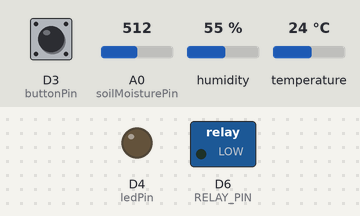
Bench run of a program on a simulated ESP8266 (NodeMCU). On the bench: switched loads named in the program (green lamp = pin HIGH), output pins drawn as LEDs (lit = HIGH). The test bench sets the inputs (shaded band); at power-on: A0 (soilMoisturePin) = 512, D3 (buttonPin) HIGH, humidity 55 %, temperature 24 °C. WiFi joins after 1.5 s; servers stay silent unless stated; what the program prints to the serial monitor is not drawn.

Above: at 3.0 s.
3.1 s: A0 (soilMoisturePin) set to 787
4.6 s: A0 (soilMoisturePin) set to 811
At 5.8 s:
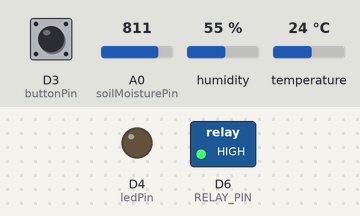
6.1 s: A0 (soilMoisturePin) set to 790
At 7.1 s:
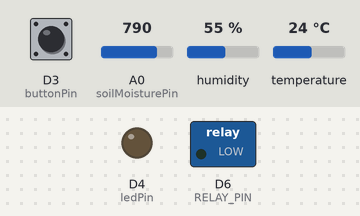
Timing chart, 0 to 9.1 s (numbered marks = the images above; inputs shaded):
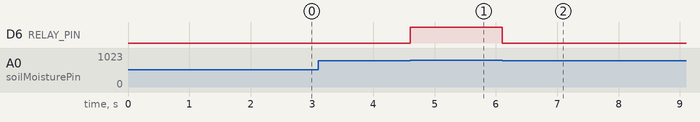

The program:

main.cpp
```cpp
#define BLYNK_TEMPLATE_ID ""                         //ใส่ ID Template ของตัว Blynk
#define BLYNK_TEMPLATE_NAME ""                 //ใส่ ชื่อ Template ของตัว Blynk
#define BLYNK_AUTH_TOKEN ""       //ใส่ Token Template ของตัว Blynk
#define LINE_TOKEN ""  //ใส่ Token ของตัวการแจ้งเตือนของ LINE

//ใช้งาน Library ต่างๆที่จำเป็นต่องานนี้
#include <WiFiManager.h>           //Library การจัดการ Wifi
#include <ESP8266WiFi.h>           //Library ของ ESP8266WiFi
#include <BlynkSimpleEsp8266.h>    //Library การเชื่อมต่อกับ Blynk
#include <TridentTD_LineNotify.h>  //Library ของตัว LINE NOTIFY
#include <DHT.h>                   //Library DHT คือตัววัดอุณหภูมิ

#define DHTPIN D5      //การกำหนดขาให้ตัวรับอุณหภูมิ
#define DHTTYPE DHT11  //การกำหนดประเภทให้ตัวรับอุณหภูมิ
#define RELAY_PIN D6   //การกำหนดประเภทให้ตัว Relay เอาไว้เปิด-ปิดน้ำ

DHT dht(DHTPIN, DHTTYPE);  //สร้างตัวแปรของตัววัดอุณหภูมิ ให้มารวมกันในชื่อ DHT

const int buttonPin = D3;                //ใช้งาน Digital pin ที่3 (คือปุ่ม Flash ที่อยู่บนบอร์ด ESP8266)
const int ledPin = D4;                   //ใช้งาน LED Pin ที่4 (คือไฟของที่อยู่บนบอร์ด ESP8266)
bool buttonState = LOW;                  //กำหนดให้ชื่อตัวแปร buttonState มันเป็นค่า LOW
unsigned long buttonPressStartTime = 0;  //กำหนดให้ชื่อตัวแปร buttonPressStartTime ให้เป็น 0
const int soilMoisturePin = A0;          //กำหนดให้ soilMoisturePin หรือก็คือตัววัดความชื้นในดินมันอ่านค่าโดยใช้ Analog Pin A0

void setup() {
  pinMode(RELAY_PIN, OUTPUT);    //สร้างการกำหนด PinMode RELAY_PIN
  digitalWrite(RELAY_PIN, LOW);  //สั่งการให้ตัว RELAY ปิดการใช้งานก่อน

  //(เริ่มต้นที่มีชื่อคำว่า Serial คือการ Log ข้อมูล หรือที่เรียกว่ารายงานโชว์ข้อมูลออกมาทาง Serial Monitor)
  Serial.begin(115200);            //ในที้นี้คือการ Set ให้ Serial Monitor มันเรียกดู Band ที่ 115200 ถึงจะมองเห็นข้อมูลที่ Log ออกมา
  LINE.setToken(LINE_TOKEN);       //set line token ของตัวการแจ้งเตือนผ่านไลน์
  Blynk.config(BLYNK_AUTH_TOKEN);  //set Blynk token ในการใช้งาน Blynk

  WiFiManager wm;  //เรียกใช้ WiFiManager และกำหนดให้อยู่ในชื่อตัวแปรของคำว่า wm

  //ในส่วนนี้คือการตั้งค่า IP ให้ Wifi ที่ปล่อยออกมาจากตัว ESP8266 เป็นการกำหนดบังคับเลข IP ไม่ให้หลุดไปเลขอื่น
  IPAddress staticIP(192, 168, 4, 1);
  IPAddress gateway(192, 168, 4, 1);
  IPAddress subnet(255, 255, 255, 0);
  wm.setAPStaticIPConfig(staticIP, gateway, subnet);

  if (!wm.autoConnect("!Plant_wartering?", "11111111")) {  //กำหนดชื่อ รหัสผ่านของ Wifi ESP8266
    Serial.println("เชื่อมต่อผิดพลาด");                        //ถ้าหาก เชื่อมต่อ Wifi ของตัวที่ ESP8266 ปล่อยออกมาผิดพลาด มันจะโชว์คำว่า เชื่อมต่อผิดพลาด
  } else {
    Serial.println("เชื่อมต่อสำเร็จแล้ว");                  //ถ้าเกิดว่ามันเชื่อมต่อได้แล้วจะโชว์คำนี้ เชื่อมต่อสำเร็จแล้ว ใน Serial Monitor
    LINE.notify("เชื่อมต่อกับระบบรดน้ำต้นไม้ของคุณสำเร็จแล้ว");  //ทำการส่งการแจ้งเตือนเข้าไปใน LINE เมื่อเชื่อมต่อสำเร็จ
    Blynk.connect();                                   //ทำการเชื่อมต่อกับ บริการของ Blynk
    Blynk.virtualWrite(V0, "1");                       //ในหน้าจอของ Blynk กำหนดให้ Switch มันเลื่อนเปิด ก็คือ Switch การเชื่อมต่อ Wifi
  }

  //กำหนด Pin Mode ของ buttonPin กับ ledPin
  pinMode(buttonPin, INPUT_PULLUP);
  pinMode(ledPin, OUTPUT);
  dht.begin();  //ใช้งานตัวแปรของตัววัดอุณหภูมิ
}

//กำหนดตัวแปรของ ค่าความชื้น กับ ค่าอุณหภูมิ ให้เป็น 0.0
float previousHumidity = 0.0;
float previousTemperature = 0.0;

int previoussoilMoisture = 0;
bool isNotify = false;
bool isNotify2 = false;

void loop() {

  //เมื่อตัว ESP8266 เริ่มทำงานให้ใช้งานโค้ดพวกนี้
  Blynk.run();                                       //ให้ Blynk เริ่มทำงาน
  bool currentButtonState = digitalRead(buttonPin);  //สร้างตัวแปรเพิ่มเติมในการที่จะเอาเช็คปุ่ม Flash บนบอร์ด ESP8266 ในชื่อ currentButtonState

  //เมื่อปุ่มถูกกดจะบันทึกเวลาที่เริ่ม กดปุ่มลงใน buttonPressStartTime ด้วย buttonPressStartTime = millis();
  if (currentButtonState == LOW && buttonState == HIGH) {
    buttonPressStartTime = millis();
  }

  //เมื่อปุ่มถูกปล่อย (currentButtonState == LOW และ buttonState == LOW) และผ่านไปเวลามากกว่าหรือเท่ากับ 3000 milliseconds หรือเมื่อกดค้างเป็นเวลา 3 วินาที จะทำคำสั่งภายในเงื่อนไข
  if (currentButtonState == LOW && buttonState == LOW && millis() - buttonPressStartTime >= 3000) {
    Serial.println("Disconnecting WiFi...");  //ปริ้นข้อความ "Disconnecting WiFi..." ผ่าน Serial Monitor
    LINE.notify("ยกเลิกการเชื่อมต่อ..");          //แจ้งเตือนผ่าน LINE ว่ายกเลิกการเชื่อมต่อ
    Blynk.virtualWrite(V1, "ความชื้น: --");     //เซ็ตค่าการแสดงผลบน Blynk ให้เป็นค่าว่างหรือ 0
    Blynk.virtualWrite(V2, "อุณหภูมิ: --");      //เซ็ตค่าการแสดงผลบน Blynk ให้เป็นค่าว่างหรือ 0
    Blynk.virtualWrite(A0, 0);                //เซ็ตค่าการแสดงผลบน Blynk ให้เป็นค่าว่างหรือ 0
    Blynk.disconnect();                       //ยกเลิกการเชื่อมต่อ Blynk
    WiFi.disconnect(true);                    //ยกเลิกการเชื่อมต่อ Wifi
    digitalWrite(ledPin, LOW);                //เปลี่ยนสถานะของ LED เป็น LOW
    digitalWrite(RELAY_PIN, LOW);             //เปลี่ยนสถานะของ RELAY เป็น LOW
    ESP.restart();                            //รีสตาร์ท ESP8266
  }
  buttonState = currentButtonState;

  //อ่านค่าความชื้นและอุณหภูมิจากเซ็นเซอร์ DHT11
  float humidity = dht.readHumidity();
  float temperature = dht.readTemperature();

  //นำค่าที่ได้มาเปรียบเทียบกับค่าก่อนหน้าเพื่อตรวจสอบว่ามีการเปลี่ยนแปลงหรือไม่ และถ้ามีการเปลี่ยนแปลง จะทำการอัพเดทค่าบน Blynk และทำการแสดงผลทาง Serial Monitor และ LINE

  if (!isnan(humidity) && !isnan(temperature)) {
    // delay(1000);
    if (humidity != previousHumidity || temperature != previousTemperature) {
      previousHumidity = humidity;
      previousTemperature = temperature;
      Serial.print("Humidity: ");
      Serial.print(humidity);
      Serial.print(" %\t Temperature: ");
      Serial.print(temperature);
      Serial.println(" °C");
      LINE.notify("ค่าความชื้น: " + String(humidity) + " %\nอุณหภูมิ: " + String(temperature) + " °C");  //แจ้งเตือนค่าความชื้น และ อุณหภูมิ เข้าไปใน LINE
      Blynk.virtualWrite(V1, "ความชื้น: " + String(humidity) + " %");                                //แจ้งเตือนค่าความชื้น เข้าไปใน Blynk
      Blynk.virtualWrite(V2, "อุณหภูมิ: " + String(temperature) + " °C");                             //แจ้งเตือนอุณหภูมิ เข้าไปใน Blynk
    }
  }

  //กำหนดให้ค่าเริ่มต้นของ ตัววัดความชื้นในดินมันเป็น 0
  int soilMoistureValue = analogRead(soilMoisturePin);  //การใช้งาน analogRead คือการอ่านค่าของตัววัดความชื้นในดิน soilMoisturePin

  //ตรวจสอบค่าความชื้นในดิน (soilMoistureValue) เพื่อดูว่ามีการเปลี่ยนแปลงหรือไม่ และถ้ามีการเปลี่ยนแปลง จะทำการแสดงค่าผ่าน Serial Monitor และ LINE และทำการอัพเดทค่าบน Blynk
  if (soilMoistureValue != previoussoilMoisture) {
    previoussoilMoisture = soilMoistureValue;
    if (!isNotify2) {
      LINE.notify("ความชื้นในดิน: " + String(soilMoistureValue));
      isNotify2 = true;
    }
    Serial.print("Soil Moisture: ");
    Serial.println(soilMoistureValue);
    LINE.notify("ความชื้นในดิน: " + String(soilMoistureValue));  //แจ้งเตือนความชื้นในดินเข้าไปใน LINE
    isNotify2 = false;
    Blynk.virtualWrite(A0, soilMoistureValue);  //แจ้งเตือนความชื้นในดินเข้าไปใน Blynk

    if (soilMoistureValue >= 800) {
      digitalWrite(RELAY_PIN, HIGH);
      if (!isNotify) {
        LINE.notify("เปิดวาล์วน้ำอัตโนมัติ");
        isNotify = true;
      }
      Blynk.virtualWrite(V3, 1);
    } else {
      digitalWrite(RELAY_PIN, LOW);
      if (!isNotify) {
        LINE.notify("ปิดวาล์วน้ำแล้ว..");
        isNotify = true;
      }
      Blynk.virtualWrite(V3, 0);
    }
    isNotify = false;
  }
}


//การปิด Switch ของการเชื่อมต่อ Wifi ในแอพ Blynk ให้ทำการยกเลิกการเชื่อมต่อ Wifi แจ้งเตือนเข้าไปใน LINE และ reset ค่าความชื้น กับ อุณหภูมิ และ ค่าความชื้นในดินให้เป็นค่าว่างหรือ 0
BLYNK_WRITE(V0) {
  int value = param.asInt();
  if (value == 0) {  //เมื่อกดปิดการเชื่อมต่อ Wifi
    Serial.println("Disconnecting WiFi...");
    LINE.notify("ยกเลิกการเชื่อมต่อ..");       //ส่งการแจ้งเตือนเข้าไปใน LINE
    Blynk.virtualWrite(V1, "ความชื้น: --");  //Reset ค่าให้เป็นค่าว่างใน Blynk
    Blynk.virtualWrite(V2, "อุณหภูมิ: --");   //Reset ค่าให้เป็นค่าว่างใน Blynk
    Blynk.virtualWrite(A0, 0);             //Reset ค่าให้เป็นค่า 0 ใน Blynk
    Blynk.disconnect();                    //ตัดการเชื่อมต่อของ Blnk
    WiFi.disconnect(true);                 //ตัดการเชื่อมต่อของ WiFi
    digitalWrite(ledPin, LOW);             //กำหนดให้ไฟบนบอร์ด ESP8266 ดับ
    digitalWrite(RELAY_PIN, LOW);          //ปิดการใช้งาน RELAY
    ESP.restart();                         //ทำการ Restart บอร์ด ESP8266
  }
}


//การบังคับการใช้งาน Relay หรือเปิด-ปิดน้ำ
BLYNK_WRITE(V3) {
  int valve = param.asInt();
  if (valve == 1) {  //เมื่อกดเปิดการใช้งาน Relay หรือเปิดน้ำ
    // delay(500); //delay 0.5 วินาที
    digitalWrite(RELAY_PIN, HIGH);  //กำหนดให้ Relay ทำงาน
    LINE.notify("เปิดวาล์วน้ำแล้ว💧");   //แจ้งเตือนเข้าไปใน LINE ว่า เปิดวาล์วน้ำแล้ว
  } else {                          //เมื่อกดปิด
    // delay(500); //delay 0.5 วินาที
    digitalWrite(RELAY_PIN, LOW);  //กำหนดให้ Relay หยุดทำงาน
    LINE.notify("ปิดวาล์วน้ำแล้ว..");  //แจ้งเตือนเข้าไปใน LINE ว่า ปิดวาล์วน้ำแล้ว
  }
}
```

Measured:
- the behaviour switches between 799 and 800 on A0 (soilMoisturePin) (found by bisection; images 0 and 1)
- after the input at 3.1 s, every drawn part: stays the same
- after the input at 4.6 s, D6 (RELAY_PIN): LOW → HIGH at once
- after the input at 6.1 s, D6 (RELAY_PIN): HIGH → LOW at once
